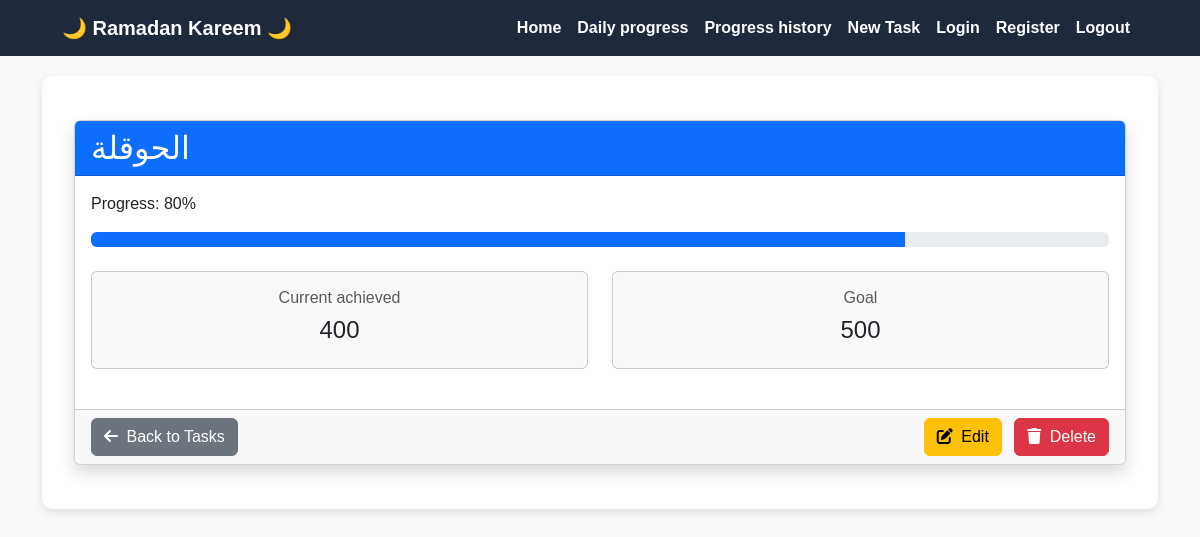
The app's page /task/27/ (signed in), older data.
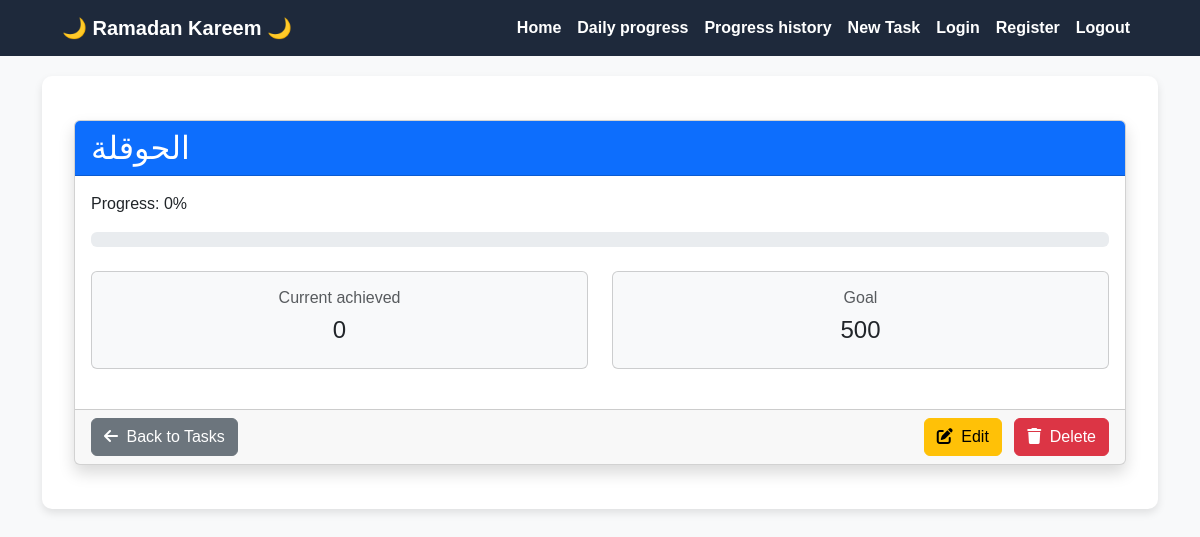
The same page, newer data.
### tasks/models.py (models this page shows, shortened)
class Task(models.Model):
    user = models.ForeignKey(
        'auth.User',
        on_delete=models.CASCADE,
    )
    title = models.CharField(
        max_length=100,
    )
    goal = models.IntegerField(
        default=1,
        validators=[MinValueValidator(1)]
    )
    created_at = models.DateTimeField(
        auto_now_add=True,
    )
    description = models.TextField(
        blank=True,
        null=True,
    )
    current_achieved = models.IntegerField(
        default=0,
        validators=[MinValueValidator(0)]
    )
    progress = models.IntegerField(
        default = 0,
    )
    class Meta:
        ordering = ['-created_at']

### tasks/views.py (the view)
# urls.py: path('task/<int:task_id>/', task_details, name='task_details'),
@login_required
def task_details(req, task_id):
    task = get_object_or_404(Task, id=task_id, user=req.user)
    context = {
        'task': task,
    }
    return render(req, 'task_details.html', context)

### templates/task_details.html (shortened to what this page needs)
{% extends 'base.html' %}
{% load static %}
{% block content %}
<div class="container py-4">
    <div class="card shadow">
        <div class="card-header bg-primary text-white">
            <h2 class="mb-0">{{ task.title }}</h2>
        </div>
        <div class="card-body">
            <div class="row mb-4">
                <div class="col-md-12">
                    <p class="task-progress-text">Progress: {{task.progress}}%</p>
                    <div class="progress" style="height: 15px;">
                        <div class="progress-bar"
                            role="progressbar"
                            style="width: {% widthratio task.current_achieved task.goal 100 %}%;"
                            aria-valuenow="{% widthratio task.current_achieved task.goal 100 %}"
                            aria-valuemin="0"
                            aria-valuemax="100">
                        </div>
                    </div>
                </div>
            </div>
            <div class="row mb-4">
                <div class="col-md-6">
                    <div class="card bg-light">
                        <div class="card-body text-center">
                            <h6 class="text-muted">Current achieved</h6>
                            <h4>{{ task.current_achieved }}</h4>
                        </div>
                    </div>
                </div>
                <div class="col-md-6">
                    <div class="card bg-light">
                        <div class="card-body text-center">
                            <h6 class="text-muted">Goal</h6>
                            <h4>{{ task.goal }}</h4>
                        </div>
                    </div>
                </div>
            </div>
        </div>
        <div class="card-footer">
            <div class="d-flex justify-content-between">
                <a href="{% url 'tasks' %}" class="btn btn-secondary">
                    <i class="fas fa-arrow-left me-1"></i> Back to Tasks
                </a>
                <div>
                    <a href="{% url 'update_task' task.id %}" class="btn btn-warning me-2">
                        <i class="fas fa-edit me-1"></i> Edit
                    </a>
                    <a href="{% url 'delete_task' task.id %}" class="btn btn-danger">
                        <i class="fas fa-trash me-1"></i> Delete
                    </a>
                </div>
            </div>
        </div>
    </div>
</div>
<link rel="stylesheet" href="https://cdnjs.cloudflare.com/ajax/libs/font-awesome/6.4.0/css/all.min.css">
{% endblock %}

Row changes from the older to the newer data that the page shows:
changed Task "الحوقلة": progress "80" → "0"; current_achieved "400" → "0"
